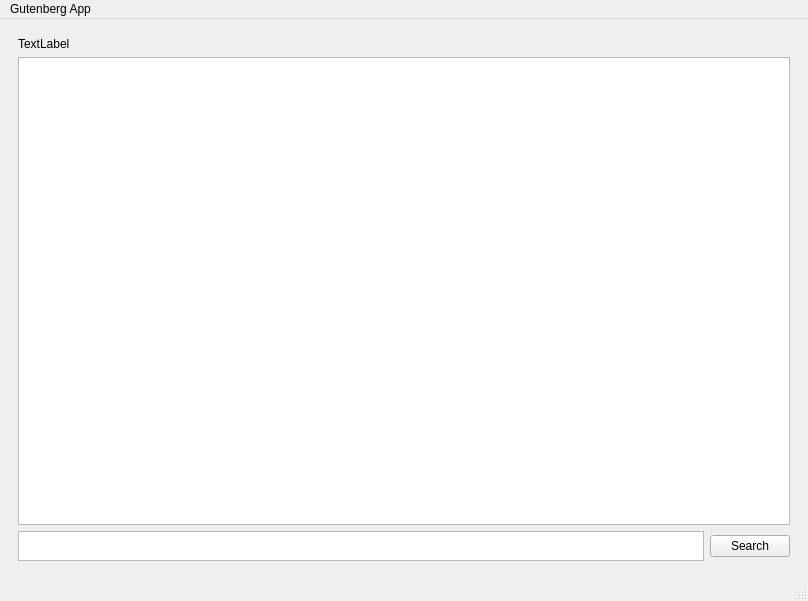
<?xml version="1.0" encoding="UTF-8"?>
<ui version="4.0">
 <class>Widget</class>
 <widget class="QMainWindow" name="Widget">
  <property name="geometry">
   <rect>
    <x>0</x>
    <y>0</y>
    <width>808</width>
    <height>601</height>
   </rect>
  </property>
  <property name="windowTitle">
   <string>Widget</string>
  </property>
  <widget class="QWidget" name="centralwidget">
   <layout class="QVBoxLayout" name="verticalLayout">
    <item>
     <widget class="QWidget" name="verticalWidget" native="true">
      <layout class="QVBoxLayout" name="verticalLayout_2">
       <item>
        <widget class="QLabel" name="label">
         <property name="maximumSize">
          <size>
           <width>16777215</width>
           <height>200</height>
          </size>
         </property>
         <property name="text">
          <string>TextLabel</string>
         </property>
        </widget>
       </item>
       <item>
        <widget class="QPlainTextEdit" name="plainTextEdit_2"/>
       </item>
       <item>
        <layout class="QHBoxLayout" name="horizontalLayout">
         <item>
          <widget class="QPlainTextEdit" name="plainTextEdit">
           <property name="maximumSize">
            <size>
             <width>16777215</width>
             <height>30</height>
            </size>
           </property>
          </widget>
         </item>
         <item>
          <widget class="QPushButton" name="searchButton">
           <property name="text">
            <string>Search</string>
           </property>
          </widget>
         </item>
        </layout>
       </item>
      </layout>
     </widget>
    </item>
   </layout>
  </widget>
  <widget class="QMenuBar" name="menubar">
   <property name="geometry">
    <rect>
     <x>0</x>
     <y>0</y>
     <width>808</width>
     <height>22</height>
    </rect>
   </property>
   <widget class="QMenu" name="menuGutenberg_App">
    <property name="title">
     <string>Gutenberg App</string>
    </property>
   </widget>
   <addaction name="menuGutenberg_App"/>
  </widget>
  <widget class="QStatusBar" name="statusbar"/>
 </widget>
 <resources/>
 <connections/>
</ui>
